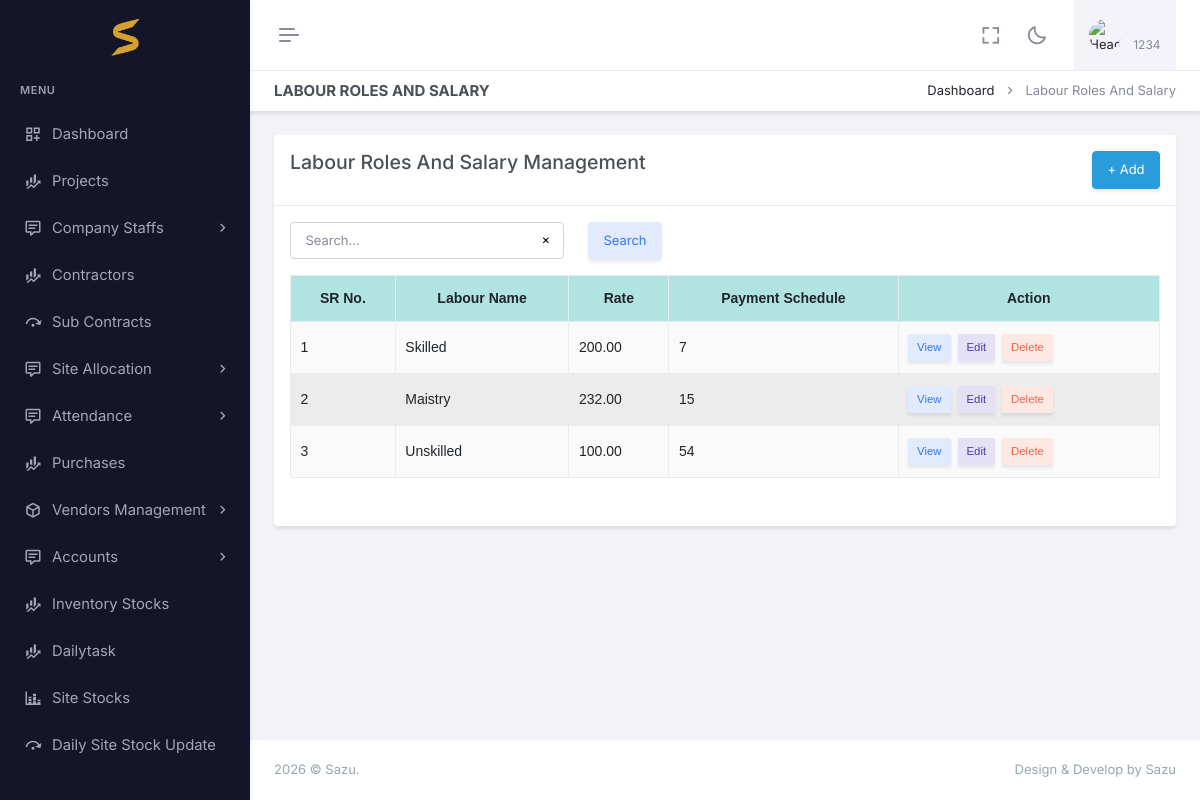
The app's page /labour_roles_and_salary/ (signed in) with its own data.
### app/auth_models.py (models this page shows, shortened)
class CustomUser(AbstractBaseUser, PermissionsMixin):
    email=models.EmailField(null=True, blank=True,unique=True)
    image = models.ImageField(upload_to='profile_images/', null=True, blank=True)
    name = models.CharField(max_length=255)
    phone_number = models.CharField(max_length=10, unique=True)
    pin = models.CharField(max_length=6, null=True, blank=True)
    is_active = models.BooleanField(default=True)
    admin = models.BooleanField(default=False)
    is_employee = models.BooleanField(default=False)
    is_owner=models.BooleanField(default=False)
    created_at =models.DateField(auto_now_add=True)
    is_staff = models.BooleanField(default=False)
    is_superuser = models.BooleanField(default=False)
    otp = models.CharField(max_length=6, null=True, blank=True)
    created_at =models.DateField(auto_now_add=True)
    proof=models.FileField(upload_to="proof/", null=True, blank=True)
    USERNAME_FIELD = 'phone_number'
    REQUIRED_FIELDS = ['name']
    disable = models.BooleanField(default=False)
    objects = CustomUserManager()
    @property
    def company(self):
        print(self.is_employee)
        if self.admin:
            return self.company_set.all().last()
        if self.is_employee:
            if self.employee_set.all():
                return self.employee_set.all().last().company
        return None

### app/models.py (models this page shows, shortened)
class LabourRolesAndSalary(models.Model):
    company = models.ForeignKey(Company, on_delete=models.CASCADE,null=True,blank=True)
    name = models.CharField(max_length=100,null=True,blank=True)
    rate = models.DecimalField(max_digits=10, decimal_places=2, default=0.0)
    payment_schedule =  models.ForeignKey(PaymentSchedule, on_delete=models.CASCADE, null=True, blank=True)
    ot_rate = models.DecimalField(max_digits=10, decimal_places=2, default=0.0)
    date = models.DateField(auto_now_add=True, null=True, blank=True)

class PaymentSchedule(models.Model):
    days = models.IntegerField(null=True, blank=True)
    code = models.CharField(max_length=50, null=True, blank=True)
    def __str__(self):
        return str(self.days if self.days else 0)

### app/views.py (the view)
# urls.py: path('labour_roles_and_salary/', views.labour_roles_and_salary, name='labour_roles_and_salary'),
@login_required(login_url='login')
def labour_roles_and_salary(request):
    user = request.user
    allow, msg = check_user(request, LabourRolesAndSalary, instance=False)
    if not allow:
        context = {"unauthorized": msg}
        return render(request, "login.html", context)
    querysets = LabourRolesAndSalary.objects.filter(company=request.user.company).order_by("-id")
    queryset, pages, search = customPagination(request, LabourRolesAndSalary, querysets)
    payment_schedules = PaymentSchedule.objects.all()
    context = {'queryset': queryset, "location": "labour_roles_and_salary","payment_schedules": payment_schedules, "pages": pages, "search": search}
    return render(request, "library/labourrolesandsalary.html", context)

### app/context_processors.py (called while the page is built)
def my_env_var(request):
    return {
        'my_env_var': settings.JS_ENV
    }

### app/utils.py (called while the page is built)
def customPagination(request,Klass,queryset,serializer_class=None):
    search_query = request.GET.get('search',"")
    if search_query:
        search_filters = Q()
        for field in Klass._meta.fields:
            if field.get_internal_type() in ['CharField', 'TextField']:
                search_filters |= Q(**{f'{field.name}__icontains': search_query})
        queryset = queryset.filter(search_filters)
    paginator = Paginator(queryset, PAGE_SIZE)
    page_number = request.GET.get('page')
    page_obj = paginator.get_page(page_number)
    pages =paginator.num_pages
    obj =page_obj.object_list
    if serializer_class:
            queryjs =  (serializer_class(obj,many=True).data)
            print(queryjs)
    return page_obj,pages,search_query

def check_user(request,klass,instance=False):
    msg ='not allowed'
    return True ,msg

### app/templates/library/labourrolesandsalary.html (shortened to what this page needs)
{% extends "base.html" %}
{% load filters %}
{% load static %}
{% block header2 %}
<div class="main-content">
  <div class="page-content">
    <div class="container-fluid">
      <div class="row">
        <div class="col-12">
          <div class="page-title-box d-sm-flex align-items-center justify-content-between">
            <h4 class="mb-sm-0">Labour Roles And Salary</h4>
            <div class="page-title-right">
              <ol class="breadcrumb m-0">
                <li class="breadcrumb-item"><a href="javascript: void(0);">Dashboard</a></li>
                <li class="breadcrumb-item active">Labour Roles And Salary</li>
              </ol>
            </div>
          </div>
        </div>
      </div>
                    <div class="row">
                        <div class="col-lg-12">
                            <div class="card">
                                <div class="card-header">
                                    <div class="row">
                                        <div class="col-xl-6 col-lg-6 col-md-6 col-12">
                                            <h4>Labour Roles And Salary Management </h4>
                                        </div>
                                        <div class="col-xl-4 col-lg-4 col-md-4 col-12"></div>
                                        <div class="col-xl-2 col-lg-2 col-md-2 col-12">
                                            <button type="button" class="btn btn-info" style="float:right;"
                                                data-bs-toggle="modal" data-bs-target=".bs-example-modal-lg">+ Add
                                                </button>
                                        </div>
                                    </div>
                                </div>
                                <div class="card-body">
                                    <div class="row">
                                        {% include "search.html" %}
                                    </div>
                                    <table id="example"
                                        class="table table-bordered dt-responsive nowrap table-striped align-middle"
                                        style="width:100%">
                                        <thead>
                                            <tr>
                                                <th data-ordering="false">SR No.</th>
                                                <th data-ordering="false">Labour Name</th>
                                                <th data-ordering="false">Rate</th>
                                                <th data-ordering="false">Payment schedule</th>
                                                <th data-ordering="false">Action</th>
                                            </tr>
                                        </thead>
                                        <tbody>
                                            {% for i in queryset %}
                                            <tr>
                                                <td>{{ forloop.counter }}</td>
                                                <td>{{ i.name }}</td>
                                                <td>{{ i.rate }}</td>
                                                <td>{{ i.payment_schedule }}</td>
                                                <td>
                                                    <div class="btn-group" role="group">
                                                        <button class="btn btn-soft-secondary btn-sm me-2" type="button" data-id="{{i.id}}" onclick="openModal('viewModal', '{{ i.id }}')">
                                                            View
                                                        </button>
                                                        <button class="btn btn-soft-primary btn-sm me-2" type="button" onclick="openModal('editModal','{{ i.id }}')">
                                                            Edit
                                                        </button>
                                                        <button class="btn btn-soft-danger btn-sm" type="button" data-bs-toggle="modal" data-bs-target="#deleteModal{{ i.id }}">
                                                            Delete
                                                        </button>
                                                    </div>
                                                </td>
                                            </tr>
                                            {% endfor %}
                                        </tbody>
                                    </table>
                                    <div class="row">
                                        {% include 'pagination.html' %}
                                    </div>
                                </div>
                            </div>
                        </div>
                    </div>
    </div>
  </div>
</div>
{% endblock header2 %}

### app/templates/appbar.html (shortened to what this page needs)
{% load static %}
<div id="layout-wrapper">
    <header id="page-topbar">
        <div class="layout-width">
            <div class="navbar-header">
                <div class="d-flex">
                    <button type="button"
                        class="btn btn-sm px-3 fs-16 header-item vertical-menu-btn topnav-hamburger shadow-none"
                        id="topnav-hamburger-icon">
                        <span class="hamburger-icon">
                            <span></span>
                            <span></span>
                            <span></span>
                        </span>
                    </button>
                </div>
                <div class="d-flex align-items-center">
                    <div class="ms-1 header-item d-none d-sm-flex">
                        <button type="button"
                            class="btn btn-icon btn-topbar btn-ghost-secondary rounded-circle shadow-none"
                            data-toggle="fullscreen">
                            <i class="bx bx-fullscreen fs-22"></i>
                        </button>
                    </div>
                    <div class="ms-1 header-item d-none d-sm-flex">
                        <button type="button"
                            class="btn btn-icon btn-topbar btn-ghost-secondary rounded-circle light-dark-mode shadow-none">
                            <i class="bx bx-moon fs-22"></i>
                        </button>
                    </div>
                    <div class="dropdown ms-sm-3 header-item topbar-user">
                        <button type="button" class="btn shadow-none" id="page-header-user-dropdown"
                            data-bs-toggle="dropdown" aria-haspopup="true" aria-expanded="false">
                            <span class="d-flex align-items-center">
                                <img class="rounded-circle header-profile-user"
                                    src="{% static 'assets/images/users/avatar-1.jpg' %}" alt="Header Avatar">
                                <span class="text-start ms-xl-2">
                                    <span
                                        class="d-none d-xl-block ms-1 fs-12 user-name-sub-text">{{request.user.name}}</span>
                                </span>
                            </span>
                        </button>
                    </div>
                </div>
            </div>
        </div>
    </header>
</div>

### app/static/assets/css/table.css (style rules this page uses)
:root { --table-font-family: Arial, sans-serif; --table-font-size: 14px; }
table { width: 100%; border-collapse: collapse; font-family: var(--table-font-family); font-size: var(--table-font-size); }
th, td { border: 1px solid #ddd; padding: 10px; }
th { text-transform: capitalize; background-color: #f2f2f2; text-align: center !important; }
thead:first-child { background-color: #8ad5d3aa; }
tr:nth-child(even) { background-color: #d8dad883; }
th:first-letter { text-transform: uppercase; }

### records on screen
CustomUser: user.name "1234"
LabourRolesAndSalary: name "Skilled", rate "200.00", payment_schedule "7"
LabourRolesAndSalary: name "Maistry", rate "232.00", payment_schedule "15"
LabourRolesAndSalary: name "Unskilled", rate "100.00", payment_schedule "54"
